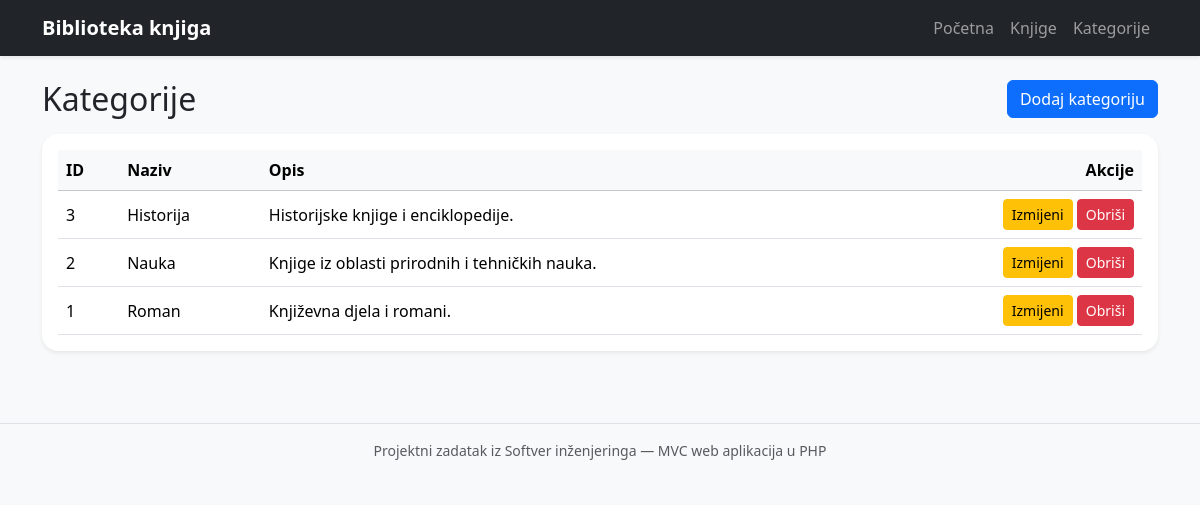
/index.php?controller=category&action=index, run on the app's committed database.
### tables this page shows
CREATE TABLE categories (
    id INT AUTO_INCREMENT PRIMARY KEY,
    name VARCHAR(100) NOT NULL,
    description TEXT NULL,
    created_at TIMESTAMP DEFAULT CURRENT_TIMESTAMP
);

### app/controllers/BaseController.php (called while the page is built, shortened)
<?php
class BaseController
{
    protected function render(string $view, array $data = []): void
    {
        extract($data);
        $viewPath = __DIR__ . '/../views/' . $view . '.php';
        require __DIR__ . '/../views/layouts/header.php';
        require $viewPath;
        require __DIR__ . '/../views/layouts/footer.php';
    }
}

### app/controllers/CategoryController.php (called while the page is built, shortened)
<?php
class CategoryController extends BaseController
{
    private Category $categoryModel;
    public function __construct()
    {
        $this->categoryModel = new Category();
    }
    public function index(): void
    {
        $this->render('categories/index', [
            'categories' => $this->categoryModel->all(),
        ]);
    }
}

### public/index.php (called while the page is built, shortened)
<?php
require_once __DIR__ . '/../app/config/Database.php';
require_once __DIR__ . '/../app/controllers/BaseController.php';
require_once __DIR__ . '/../app/models/Category.php';
require_once __DIR__ . '/../app/controllers/HomeController.php';
require_once __DIR__ . '/../app/controllers/CategoryController.php';
$action = $_GET['action'] ?? 'index';
$controller = new $controllerClass();
$controller->$action();

### app/models/Category.php (called while the page is built, shortened)
<?php
class Category
{
    private PDO $db;
    public function __construct()
    {
        $this->db = Database::connect();
    }
    public function all(): array
    {
        $stmt = $this->db->query('SELECT * FROM categories ORDER BY id DESC');
        return $stmt->fetchAll();
    }
}

### app/config/Database.php (called while the page is built)
<?php
class Database
{
    private static ?PDO $connection = null;
    public static function connect(): PDO
    {
        if (self::$connection === null) {
            $dsn = 'mysql:host=' . DB_HOST . ';dbname=' . DB_NAME . ';charset=utf8mb4';
            self::$connection = new PDO($dsn, DB_USER, DB_PASS, [
                PDO::ATTR_ERRMODE => PDO::ERRMODE_EXCEPTION,
                PDO::ATTR_DEFAULT_FETCH_MODE => PDO::FETCH_ASSOC,
            ]);
        }
        return self::$connection;
    }
}

### app/views/categories/index.php (the view)
<div class="d-flex justify-content-between align-items-center flex-wrap gap-2 mb-3">
    <h2 class="mb-0">Kategorije</h2>
    <a href="index.php?controller=category&action=create" class="btn btn-primary">Dodaj kategoriju</a>
</div>
<div class="card shadow-sm">
    <div class="card-body table-responsive">
        <table class="table table-hover align-middle mb-0">
            <thead class="table-light">
                <tr>
                    <th>ID</th>
                    <th>Naziv</th>
                    <th>Opis</th>
                    <th class="text-end">Akcije</th>
                </tr>
            </thead>
            <tbody>
                <?php if (empty($categories)): ?>
                    <tr><td colspan="4" class="text-center text-muted py-4">Nema unesenih kategorija.</td></tr>
                <?php else: ?>
                    <?php foreach ($categories as $category): ?>
                        <tr>
                            <td><?= (int) $category['id'] ?></td>
                            <td><?= htmlspecialchars($category['name']) ?></td>
                            <td><?= htmlspecialchars($category['description']) ?></td>
                            <td class="text-end">
                                <a href="index.php?controller=category&action=edit&id=<?= (int) $category['id'] ?>" class="btn btn-sm btn-warning">Izmijeni</a>
                                <a href="index.php?controller=category&action=delete&id=<?= (int) $category['id'] ?>" class="btn btn-sm btn-danger confirm-delete">Obriši</a>
                            </td>
                        </tr>
                    <?php endforeach; ?>
                <?php endif; ?>
            </tbody>
        </table>
    </div>
</div>

### public/assets/style.css (style rules this page uses)
body { background-color: #f8f9fa; }
.card { border: 0; border-radius: 1rem; }
.table td, .table th { vertical-align: middle; }

### data on the page
categories: id "3", name "Historija", description "Historijske knjige i enciklopedije."
categories: id "2", name "Nauka", description "Knjige iz oblasti prirodnih i tehničkih nauka."
categories: id "1", name "Roman", description "Književna djela i romani."

### other printed values
APP_NAME "Biblioteka knjiga"
